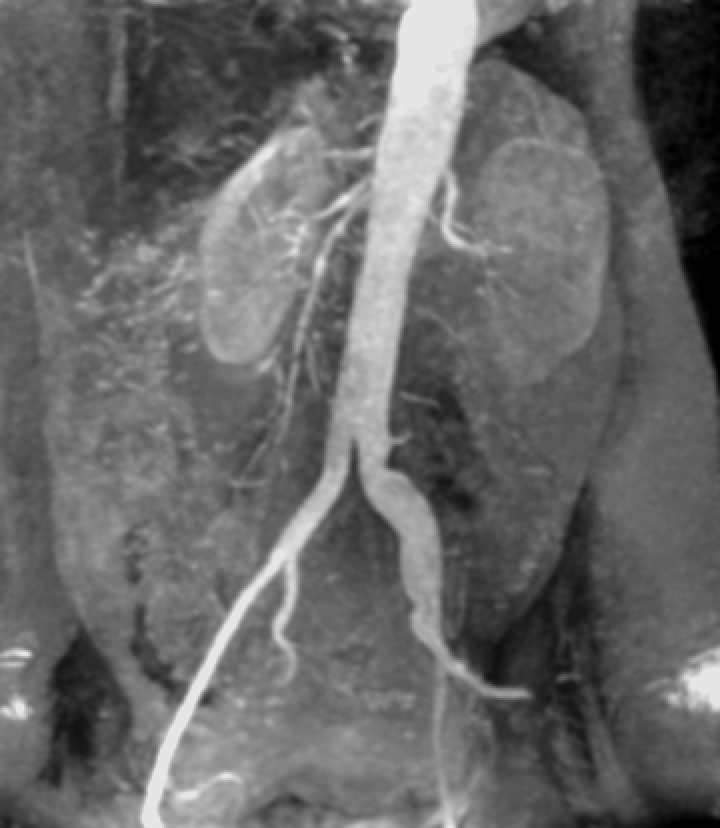
#> input picture ch03/Images/Source/Fig0312(a)(kidney).tif, 720 x 828 px, found by its file name
$ python ex08_PiecewisseLinear.py
#> lines starting #> are read from the running program, lines starting #| are printed output that depends on the picture; after the words box and inside, x2 and y2 are one past the last pixel; in counts of white or black regions, pixels touching at a corner belong together
# 구간 선형 변환
# 밝기-레벨 슬라이싱
# 특정 밝기 범위 강조
from PIL import Image, ImageDraw, ImageFont
import numpy as np
import matplotlib.pyplot as plt
import os
import time

# 텍스트 바운딩 박스 계산
def getTextSize(draw, text, font):
    bbox = draw.textbbox((0, 0), text, font=font)
    text_width = bbox[2] - bbox[0]
    text_height = bbox[3] - bbox[1]
    return (text_width, text_height)

# 결과 이미지 나타내기
def showImages(images, row, col, spacing = 20, fontSize = 30, title = None, indexNewImg = -1):
    # 새 캔버스 만들기
    original_image = list(images.values())[0]
    total_width = (original_image.width + spacing) * col + spacing
    if title == None:
        total_height = (original_image.height + 2*spacing) * row + 2*spacing
    else:
        total_height = (original_image.height + 2*spacing) * row + 4*spacing
    new_image = Image.new('L', (total_width, total_height), "White")

    # 새 캔버스에 이미지 복사, 텍스트 넣기
    draw = ImageDraw.Draw(new_image)
    # Title text
    if title != None:
        font = ImageFont.truetype(r'C:\Windows\Fonts\Arial.ttf', fontSize*1.3)
        text_width = getTextSize(draw, title, font)[0]
        draw.text(((new_image.width - text_width) // 2, spacing//2), title, font=font, fill="black")

    font = ImageFont.truetype(r'C:\Windows\Fonts\Arial.ttf', fontSize)
    for index, (text, image) in enumerate(images.items()):
        #  이미지 위치
        if (index%col) != 0 :
            img_x += original_image.width + spacing
        else:
            img_x = spacing
            if index == 0:
                if title == None:
                    img_y = 3*spacing
                else:
                    img_y = 5*spacing
            else:
                img_y +=  original_image.height + 2*spacing

        # 이미지를 왼쪽에 붙임
        new_image.paste(image, (img_x, img_y))

        # 텍스트 위치
        text_width = getTextSize(draw, text, font)[0]
        text_x = (original_image.width - text_width) // 2 + img_x
        text_y = img_y - 2*spacing
        draw.text((text_x, text_y), text, font=font, fill="black")

    new_image.show()
    script_name = os.path.basename(__file__)
    if indexNewImg == -1:
        save_name = os.path.splitext(script_name)[0] + '.png'
    else:
        save_name = os.path.splitext(script_name)[0] + f'_{indexNewImg+1}' + '.png'
    new_image.save(f'ch03\\Images\\Result\\{save_name}')
    time.sleep(0.5)


# ----------------- Piecewise-Linear Transformation ------------------------
def intensityLevelSlicing(original_array, lower, upper, binary_mode):

    if binary_mode:
        sliced_array = np.where((original_array >= lower) & (original_array <= upper), 255, 0)
    else:
        sliced_array = np.where((original_array >= lower) & (original_array <= upper), 0, original_array)

    sliced_array = sliced_array.astype(np.uint8)
    return sliced_array
# -------------------------------------------------------------------------

if __name__ == "__main__":
    image_path = r'ch03\Images\Source\Fig0312(a)(kidney).tif'
    original_image = Image.open(image_path)
#> original_image is the input picture: PIL image 720x828 L; min 0, max 230, mean 103.5
    original_array = np.array(original_image, dtype=np.float32)
    images = { "Original Image" : original_image}

    # Intensity Level Slicing
    # 구간을 어디로 할지는 나중에 더 배우고 제대로....

    # 관심영역 255, 나머지 0
    sliced_array = intensityLevelSlicing(original_array, 150, 255, True)
#> in intensityLevelSlicing, `sliced_array = np.where((original_array >= lower) & (original_array <=..`:
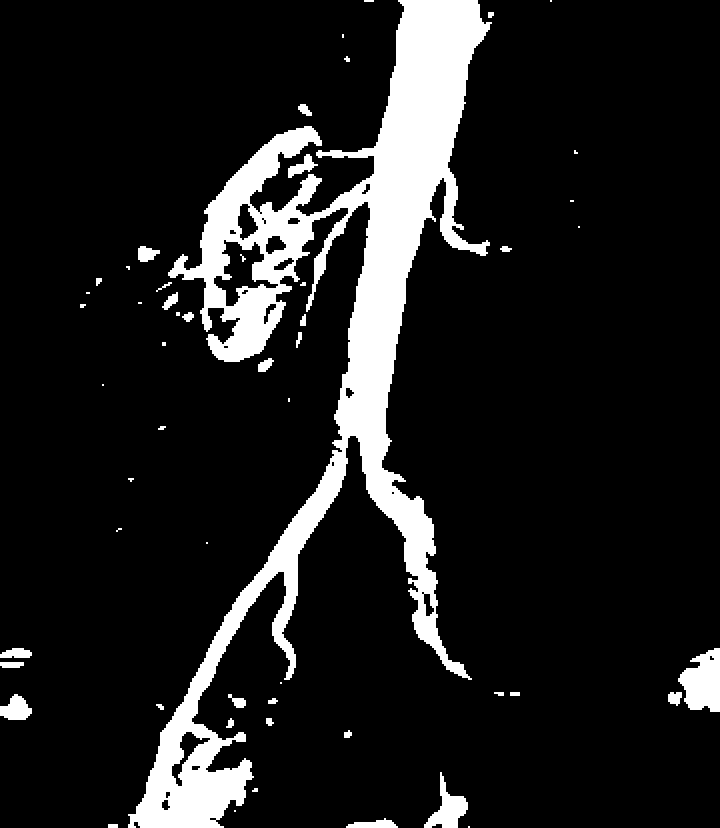
#> sliced_array: shape (828, 720) int64; 12.1% white; 54 white regions (18 under 20 px), largest, box (x1, y1, x2, y2) and area: (128, 0, 492, 828) 65540, (678, 648, 720, 712) 1892, (424, 772, 468, 828) 1016
    sliced_Image = Image.fromarray(sliced_array, original_image.mode)
    images['s = 255 if 150 ≤ r ≤ 255, otherwise s = 0'] = sliced_Image

    # 관심영역 0, 나머지 그대로 유지
    sliced_array = intensityLevelSlicing(original_array, 0, 150, False)
#> call 2 of intensityLevelSlicing, with lower = 0, upper = 150, binary_mode = False
#> in intensityLevelSlicing (call 2), `sliced_array = np.where((original_array >= lower) & (original_array <=..`:
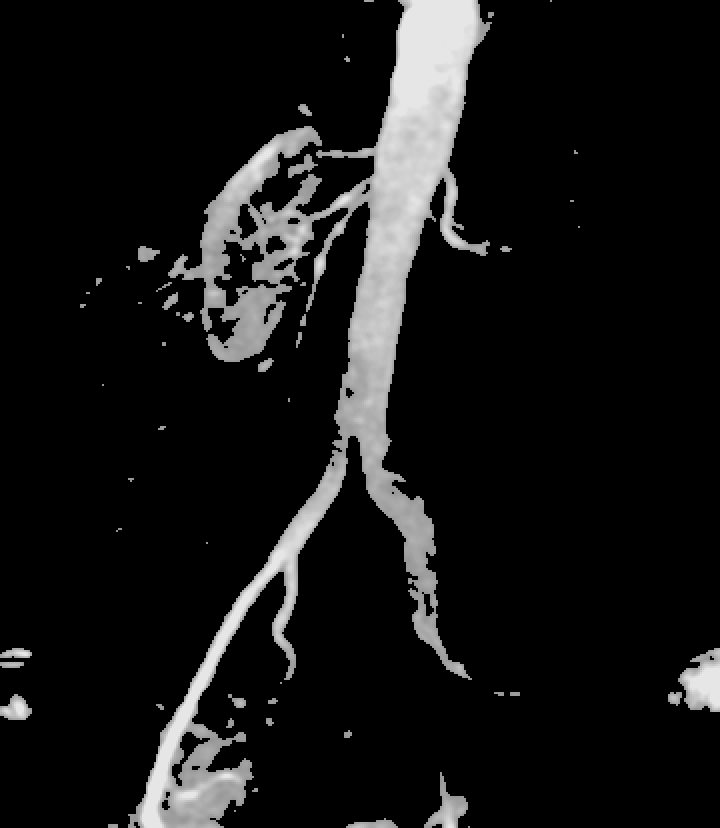
#> sliced_array: shape (828, 720) float32; min 0, max 230, mean 22.4
    sliced_Image = Image.fromarray(sliced_array, original_image.mode)
    images['s = 0 if 0 ≤ r ≤ 150, otherwise s = r'] = sliced_Image

    showImages(images, 1, 3, title= 'Piecewise-Linear Transformation (Intensity-Level-Slicing)')
#> in showImages, `new_image = Image.new('L', (total_width, total_height), "White")`: new_image: PIL image 2240x948 L; every value is 255
#> in showImages, `text_width = getTextSize(draw, title, font)[0]`: text_width = 1101
#> the loop in showImages, `for index, (text, image) in enumerate(images.items()):` made 3 passes
#> (text, img_x, img_y, bbox in getTextSize, text_width, text_height in getTextSize, text_x) on pass 1: ('Original Image', 20, 100, (0, 5, 221, 34), 221, 29, 269)
#> (text, img_x, bbox in getTextSize, text_width, text_height in getTextSize, text_x) on pass 3: ('s = 0 if 0 ≤ r ≤ 150, otherwise s = r', 1500, (0, 5, 542, 31), 542, 26, 1589)
#> after the loop in showImages, `for index, (text, image) in enumerate(images.items()):`:
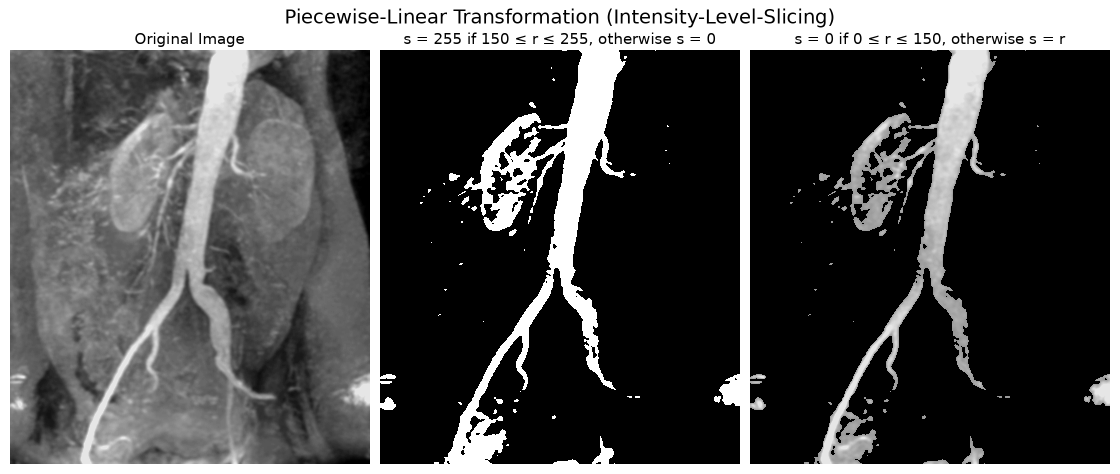
#> new_image: PIL image 2240x948 L (shown at 1/2 size); min 0, max 255, mean 82.3
